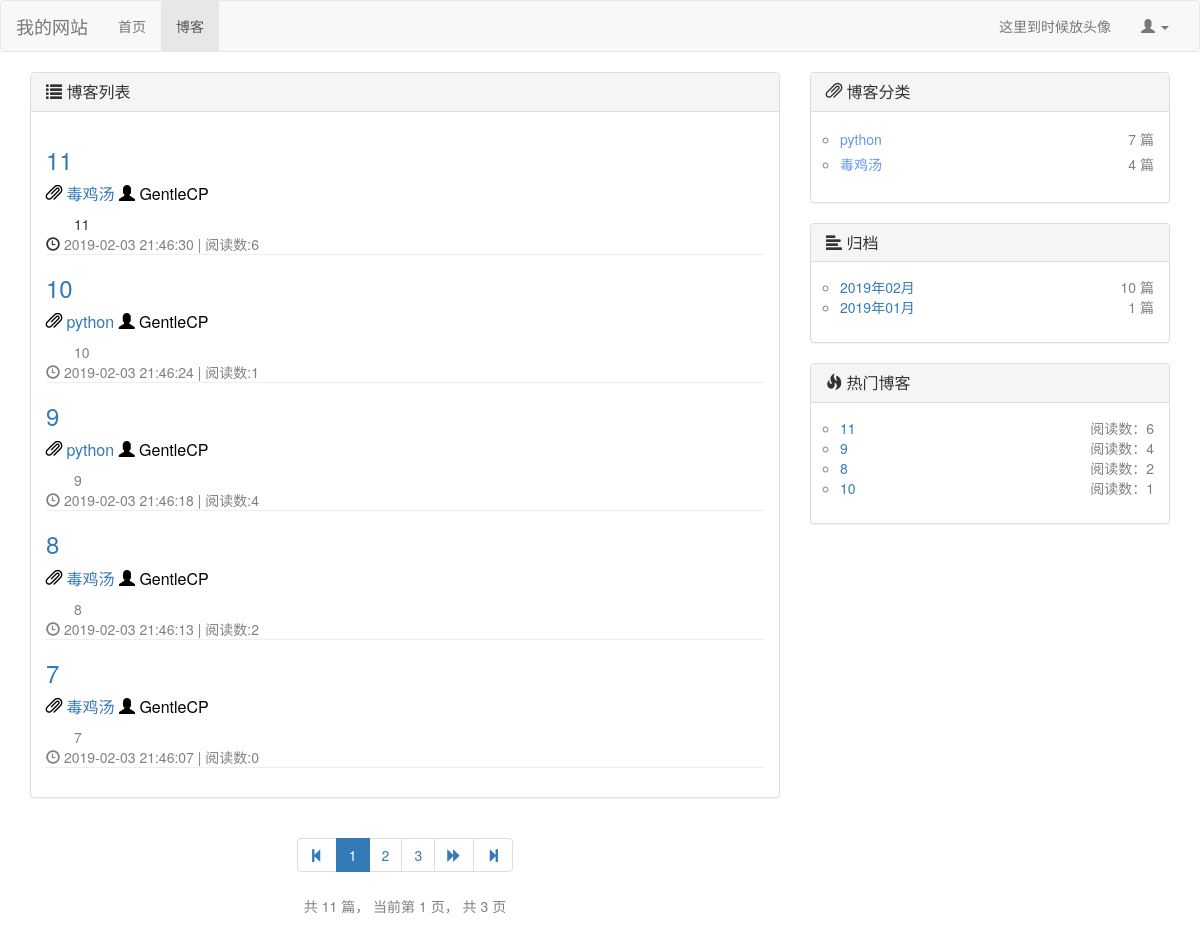
The page /blog/ on the database as committed earlier.
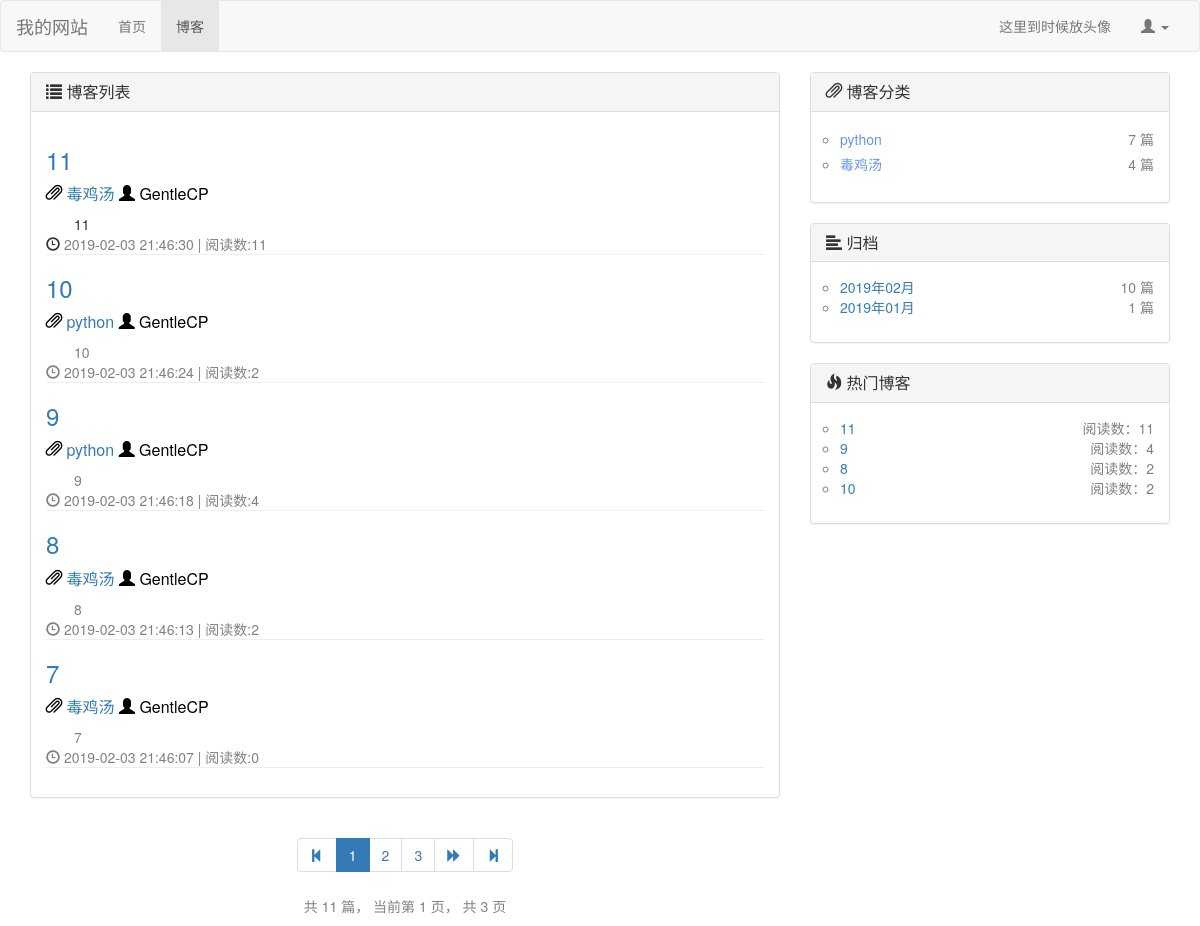
The same page on the database as committed later.
### blog/models.py (models this page shows, shortened)
class Blog(models.Model, ReadNumExtendMethod):
    title = models.CharField(max_length=40, verbose_name="标题")
    blog_type = models.ForeignKey(BlogType, on_delete=models.DO_NOTHING, verbose_name="博客类型")
    author = models.ForeignKey(User, on_delete=models.DO_NOTHING, verbose_name="作者")
    content = RichTextUploadingField(verbose_name="内容")
    created_time = models.DateTimeField(auto_now_add=True, verbose_name="创建时间")
    last_modified_time = models.DateTimeField(auto_now=True, verbose_name="上次修改时间")
    class Meta:
        ordering = ['-created_time', ]  # 这里让前端网页在对从request获取到的数据排序按照创建时间由新到旧

class BlogType(models.Model):
    type_name = models.CharField(max_length=30, verbose_name="博客类型")

### read_statistic/models.py (models this page shows, shortened)
class ReadNum(models.Model):
    read_num = models.IntegerField(default=0)
    content_type = models.ForeignKey(ContentType,on_delete=models.DO_NOTHING) # 将ContentType绑定作为外键生成contenttype对象
    object_id = models.PositiveIntegerField() # 对象的id，确定了对象后根据id唯一定位对象
    content_object = GenericForeignKey('content_type','object_id') # 将上面两个合并成一个content对象

### blog/views.py (the view)
# urls.py: path('',views.get_blog_list,name = "blog_list"), # blog list
def get_blog_list(request):
    all_blogs = Blog.objects.all()  # 获取所有的blog
    context = get_blog_common(request, all_blogs)  # 调用公共代码函数，返回context
    return render(request,'blog_list.html', context)

### blog/utils.py (called while the page is built)
def blogs_pagination(request, all_blogs):
    blog_paginator = Paginator(all_blogs, settings.BLOGS_PER_PAGE)  # 博客分页器，5条一页
    page_num = request.GET.get('page', 1)  # 获取url请求中页面的参数
    blogs_in_page = blog_paginator.get_page(page_num)  # 根据页面获取到该页的blog对象
    current_page_num = blogs_in_page.number  # 当前页面
    page_range = [i for i in [current_page_num - 2, current_page_num - 1, current_page_num,
                              current_page_num + 1, current_page_num + 2] if
                  i > 0 and i <= blog_paginator.num_pages]
    return blogs_in_page, page_range

def get_blog_types():
    blog_types = BlogType.objects.all()
    for blog_type in blog_types:
        blog_count = Blog.objects.filter(blog_type=blog_type).count()  # 根据博客类型统计该类型下的博客数量
        blog_type.blog_count = blog_count
    return blog_types

### read_statistic/models.py (called while the page is built)
    def get_read_num(self):
        try:
            blog_ct = ContentType.objects.get_for_model(self)  # 获取到Blog对应的conttype对象
            readnum = ReadNum.objects.get(content_type=blog_ct, object_id=self.id)
            return readnum.read_num # 返回readnum对象的read_num字段
        except exceptions.ObjectDoesNotExist as e:
           return 0 # 还没有阅读过，返回0

### blog/templates/blog_list.html (shortened to what the changed rows need)
{% extends 'base.html' %}
{% load staticfiles %}
{% block head_extends %}
    <link rel="stylesheet" href="{% static 'css/blog.css' %}">
{% endblock %}
{% block content %}
    <div class="container">
        <div class="row">
            <div class="col-md-8">
                <div class="panel panel-default">
                    <div class="panel-body">
                        {% for blog in blogs_in_page.object_list %}
                            <div class="blog">
                                <h3><a href={% url 'blog_detail' blog.id %}>{{ blog.title }}</a></h3>
                                <p class="blog-info">
                                    <span class="glyphicon glyphicon-paperclip"
                                          aria-hidden="true"></span> <a
                                        href= {% url 'blog_with_type' blog.blog_type.id %}>{{ blog.blog_type.type_name }}</a>
                                    <span class="glyphicon glyphicon-user"
                                          aria-hidden="true"></span> {{ blog.author }}
                                </p>
                                <div class="blog-outline">
                                    {{ blog.content | truncatechars:150 }}
                                </div>
                                <nobr><span class="glyphicon glyphicon-time"
                                          aria-hidden="true"></span> <font
                                        color="gray">{{ blog.last_modified_time|date:"Y-m-d H:i:s" }}</nobr>
                                <nobr><font color="gray"> | 阅读数:{{ blog.get_read_num }}</font></nobr>
                            </div>
                        {% empty %}
                            暂无博客，赶快去写一个吧~
                        {% endfor %}
                    </div>
                </div>
            </div>
            <div class="col-md-4">
                <div class="panel panel-default">
                    <div class="panel-body">
                        <ul class="blog-types">
                            {% for hot_blog in hot_blogs %}
                                <li>
                                    <nobr class="blog-url"><a href={% url 'blog_detail' hot_blog.id %}>
                                        {{ hot_blog.title }} </a></nobr>
                                    <nobr class="blog-arg">阅读数：{{ hot_blog.get_read_num }}</nobr>
                                </li>
                            {% endfor %}
                        </ul>
                    </div>
                </div>
            </div>
        </div>
    </div>
{% endblock %}

Rows that differ between the two databases and show on the page:
changed through a linked row, Blog (number 1 of 5 on the later page): get_read_num "6" → "11"
changed through a linked row, Blog (number 2 of 5 on the later page): get_read_num "1" → "2"
